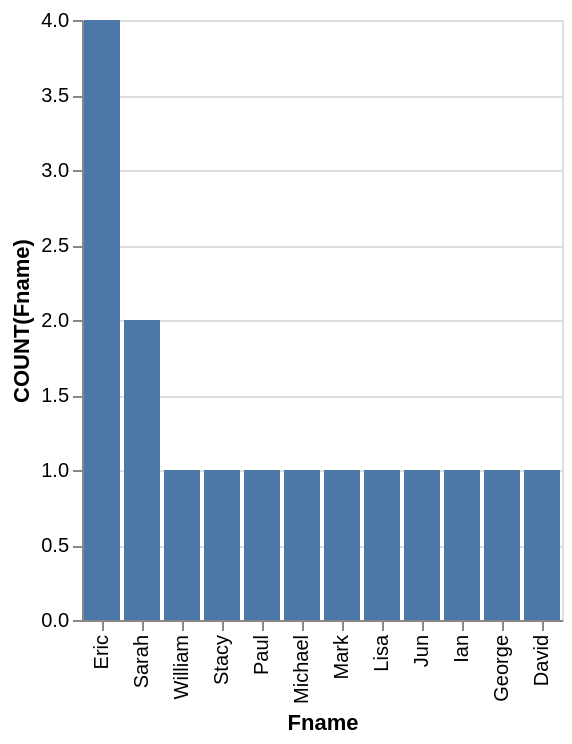

The specification (Vega-Lite) saved for this image:
### Vega-Lite specification from a JSON file in a GitHub repository (floating-point values rounded to 4 significant figures)
{"data": {"values": [{"x_data": "Eric", "y_data": 4}, {"x_data": "Sarah", "y_data": 2}, {"x_data": "William", "y_data": 1}, {"x_data": "Stacy", "y_data": 1}, {"x_data": "Paul", "y_data": 1}, {"x_data": "Michael", "y_data": 1}, {"x_data": "Mark", "y_data": 1}, {"x_data": "Lisa", "y_data": 1}, {"x_data": "Jun", "y_data": 1}, {"x_data": "Ian", "y_data": 1}, {"x_data": "George", "y_data": 1}, {"x_data": "David", "y_data": 1}]}, "mark": "bar", "encoding": {"x": {"field": "x_data", "type": "nominal", "title": "Fname", "sort": {"op": "sum", "field": "y_data", "order": "descending"}}, "y": {"field": "y_data", "type": "quantitative", "title": "COUNT(Fname)"}}}
